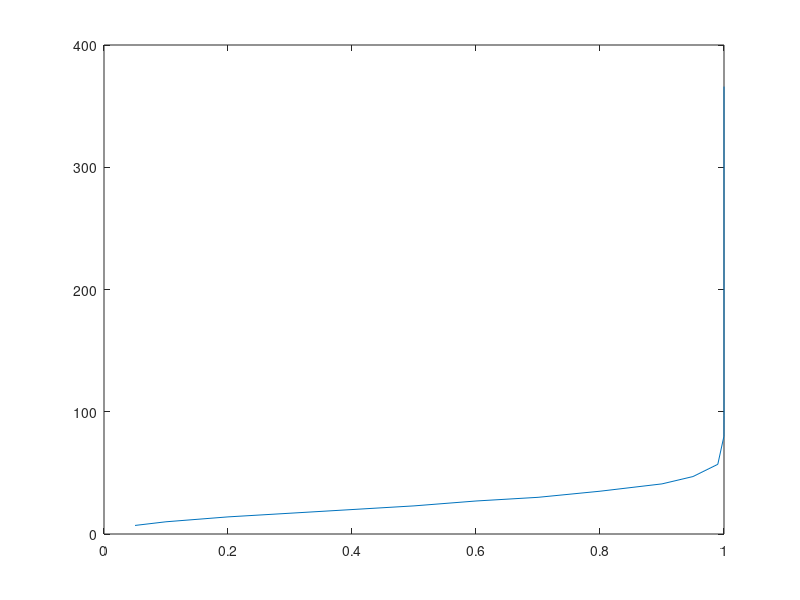

This figure's MATLAB source:
%function n = Paradox(p)

p=[5, 10, 15, 20, 30, 40, 50, 60, 70, 80, 90, 95, 99, 99.99, 99.9999, 100];
p=p/100;
N=p;
for i=1:length(p)
    
    n=1;    
    k=365;
    cnt=1;
    P=p(i);
    while ((1-P) < ((cnt*k)/365))
        cnt=cnt*k/365;
        k=k-1;
        n=n+1;
    end
    fprintf(' %d,',n);
    N(i)=n;
end
fprintf('\n');
plot(p,N);
